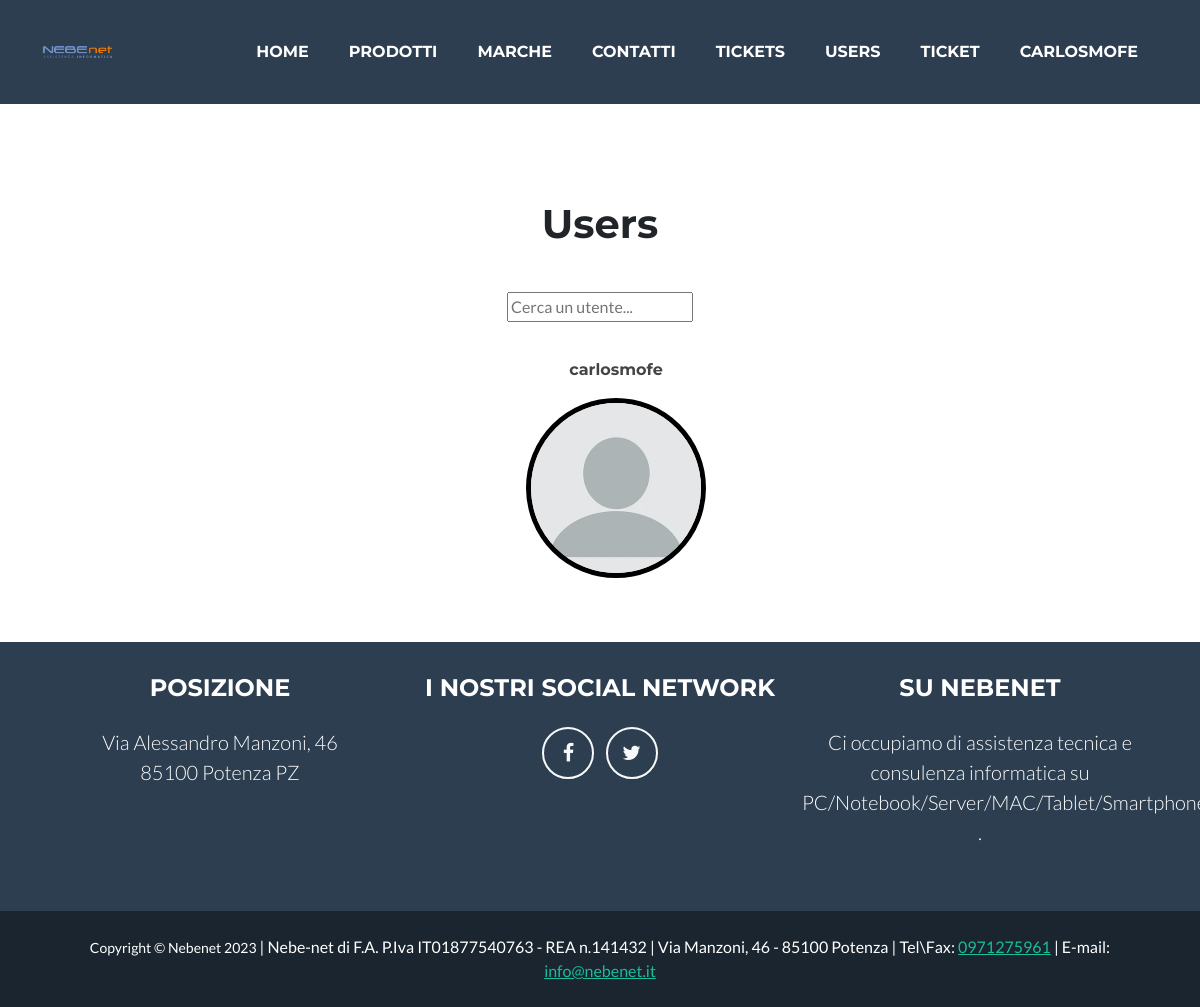
/usuarios/ (signed in), run on an earlier commit of the app's database.
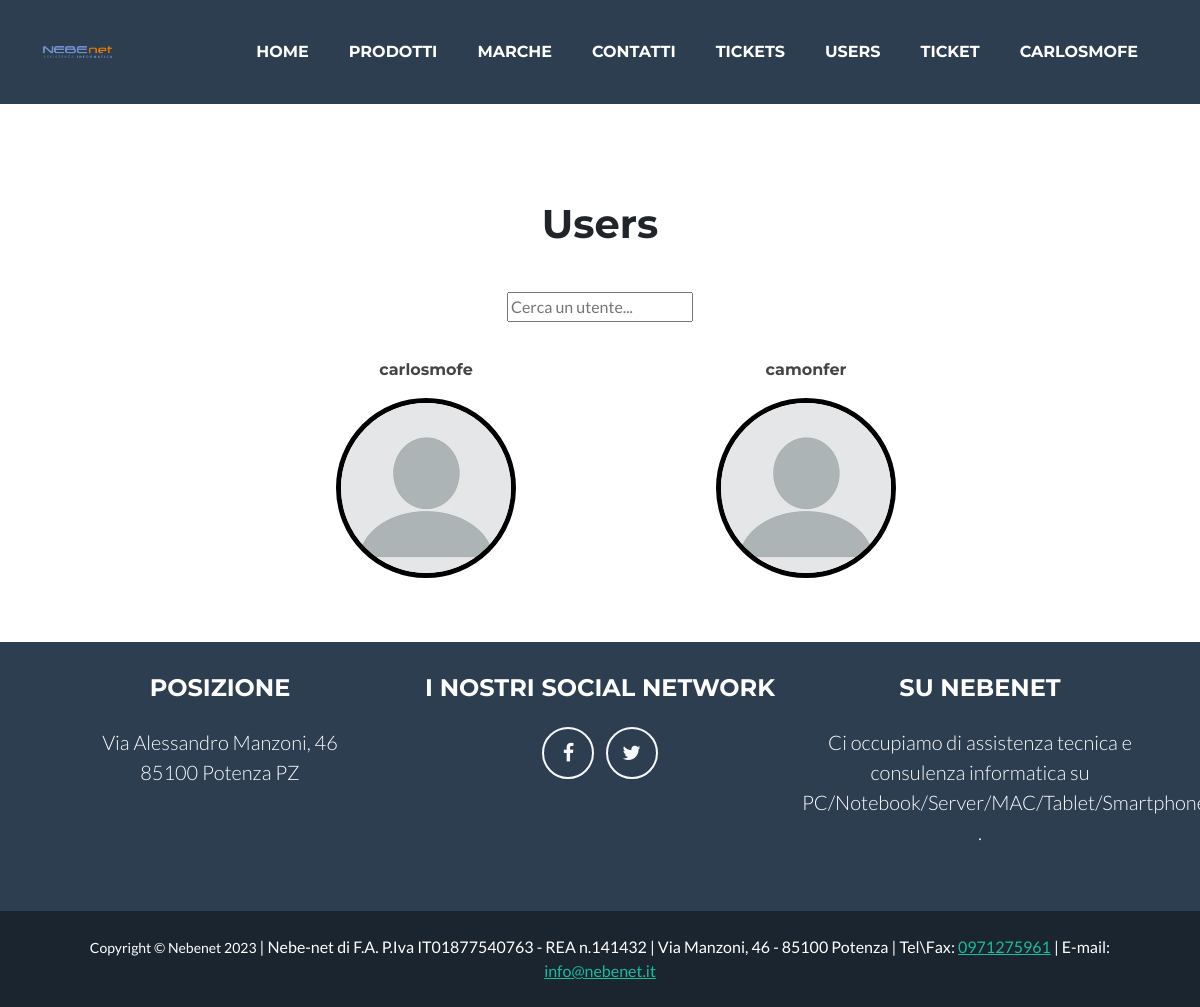
And on a later commit of the database.
### nebenet_app/models.py (models this page shows, shortened)
class User(AbstractUser):
    email = models.EmailField(unique=True)
    image = models.ImageField(upload_to ='img/')
    date = models.DateTimeField(auto_now=True)

### nebenet_app/views.py (the view)
# urls.py: path('usuarios/', User_List.as_view(), name="usuarios-lista"),
class User_List(LoginRequiredMixin, ListView):
    model = User
    template_name = "./nebenet_app/user_list.html"

### nebenet_app/templates/nebenet_app/user_list.html (shortened to what this page needs)
{% extends 'base.html' %}
{% block content %}
{% load static %}
<header class="masthead">
</header>
<center><h1>Users</h1></center>
    <body>
    <center>
    <div class="padding3 container">
        <form action="{% url 'search' %}" method="get" >
            <input name="q" type="text" placeholder="Cerca un utente...">
        </form>
    </div>
        <center>
        <ul>
                <div class="container">
                    <div class="row justify-content-center">
          {% for user in object_list %}
                    <div class="col-md-6 col-lg-4 mb-5">
                        <div class="portfolio-item mx-auto" data-bs-toggle="modal" data-bs-target="#portfolioModal{{ forloop.counter0 }}">
                            <div class="portfolio-item-caption d-flex align-items-center justify-content-center h-100 w-100">
                                <p class="nombrepro">{{ user.username }}</p>
                            </div>
                            <a href="{{ user.pk }}"><img class="img-fluidbrand1"
                            {% if user.image %}src="/media/{{ user.image }}"{% else %} src="/static/assets/img/noprof.webp"{% endif %}alt="..." /></a>
                        </div>
                    </div>
            {% endfor %}
        </ul>
        </center>
    </body>
{% endblock %}

### nebenet_app/templates/base.html (shortened to what the changed rows need)
<!DOCTYPE html>
{% load static %}
<html lang="en">
    <head>
        <link rel="stylesheet" href="https://cdnjs.cloudflare.com/ajax/libs/font-awesome/4.7.0/css/font-awesome.min.css">
        <link href="/static/css/styles.css" rel="stylesheet" />
    </head>
    <body id="page-top">
        <nav class="navbar navbar-expand-lg bg-secondary text-uppercase fixed-top" id="mainNav">
            <div class="container">
                <div class="collapse navbar-collapse" id="navbarResponsive">
                    <ul class="navbar-nav ms-auto">
                        {% if request.user.is_authenticated %}
                        <li class="nav-item mx-0 mx-lg-1"><a class="nav-link py-3 px-0 px-lg-3 rounded" href="{% url 'tickets_add' %}">Ticket</a></li>
                        <div class="dropdown"><li class="nav-item mx-0 mx-lg-1"><a class="dropbtn nav-link py-3 px-0 px-lg-3 rounded" href="/usuarios/{{ request.user.pk }}">{{ request.user.username }}</a></li>
                            </div>
                        {% else %}
                        <li class="nav-item mx-0 mx-lg-1"><a class="nav-link py-3 px-0 px-lg-3 rounded" href="{% url 'login' %}">Login</a></li>
                        <li class="nav-item mx-0 mx-lg-1"><a class="nav-link py-3 px-0 px-lg-3 rounded" href="{% url 'user-add' %}">Registrate</a></li>
                        {% endif %}
                    </ul>
                </div>
            </div>
        </nav>
        {% block content %}
        {% endblock %}
    </body>
</html>

What changed in the data, as far as the page shows it:
added User: username "camonfer"
